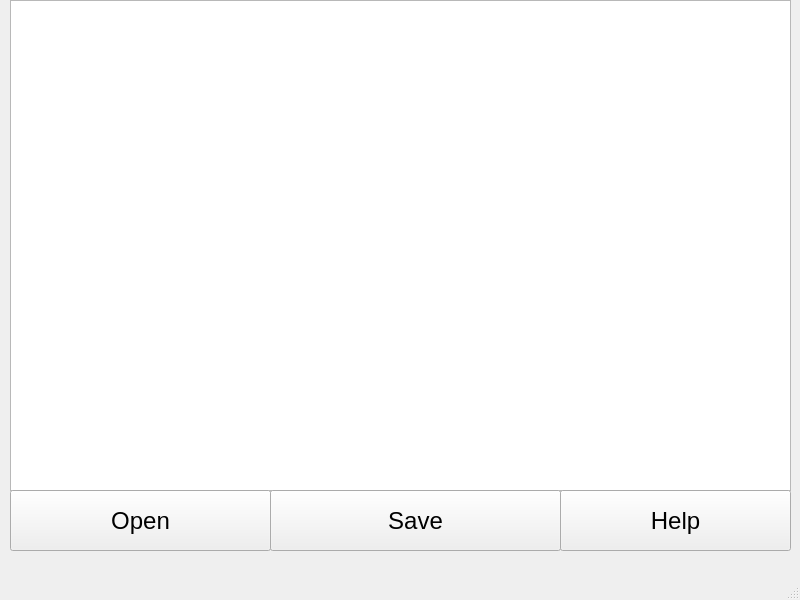
<?xml version="1.0" encoding="UTF-8"?>
<ui version="4.0">
 <class>MainWindow</class>
 <widget class="QMainWindow" name="MainWindow">
  <property name="geometry">
   <rect>
    <x>0</x>
    <y>0</y>
    <width>800</width>
    <height>600</height>
   </rect>
  </property>
  <property name="windowTitle">
   <string>MainWindow</string>
  </property>
  <widget class="QWidget" name="centralwidget">
   <widget class="QPlainTextEdit" name="plainTextEdit">
    <property name="geometry">
     <rect>
      <x>10</x>
      <y>0</y>
      <width>781</width>
      <height>491</height>
     </rect>
    </property>
   </widget>
   <widget class="QPushButton" name="open_Button">
    <property name="geometry">
     <rect>
      <x>10</x>
      <y>490</y>
      <width>261</width>
      <height>61</height>
     </rect>
    </property>
    <property name="font">
     <font>
      <pointsize>18</pointsize>
     </font>
    </property>
    <property name="text">
     <string>Open</string>
    </property>
   </widget>
   <widget class="QPushButton" name="save_Button">
    <property name="geometry">
     <rect>
      <x>270</x>
      <y>490</y>
      <width>291</width>
      <height>61</height>
     </rect>
    </property>
    <property name="font">
     <font>
      <pointsize>18</pointsize>
     </font>
    </property>
    <property name="text">
     <string>Save</string>
    </property>
   </widget>
   <widget class="QPushButton" name="help_Button">
    <property name="geometry">
     <rect>
      <x>560</x>
      <y>490</y>
      <width>231</width>
      <height>61</height>
     </rect>
    </property>
    <property name="font">
     <font>
      <pointsize>18</pointsize>
     </font>
    </property>
    <property name="text">
     <string>Help</string>
    </property>
   </widget>
  </widget>
  <widget class="QMenuBar" name="menubar">
   <property name="geometry">
    <rect>
     <x>0</x>
     <y>0</y>
     <width>800</width>
     <height>22</height>
    </rect>
   </property>
  </widget>
  <widget class="QStatusBar" name="statusbar"/>
 </widget>
 <resources/>
 <connections/>
</ui>
